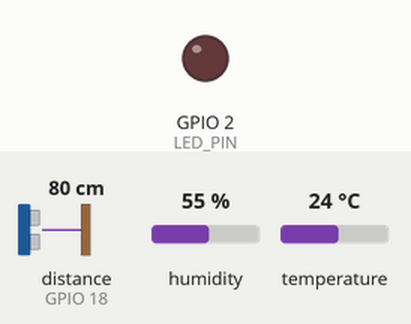
Recording of a sketch running on a simulated ESP32. On the bench: output pins drawn as LEDs (lit = HIGH). The inputs (shaded band) are chosen by the test bench; at power-on: distance to the obstacle (sensor on GPIO 18) 80 cm, humidity 55 %, temperature 24 °C. The echo pulse lasts 58.3 µs per cm; WiFi joins after 1.5 s; servers stay silent unless stated; the local clock reads 2024-03-15 10:24:30 at power-on unless the sketch sets it; no MQTT or app messages arrive unless stated; pins used as bus, display or sensor lines are not drawn; what the sketch prints to the serial monitor is not drawn.

Above: at 3.2 s.
At 5.06 s:
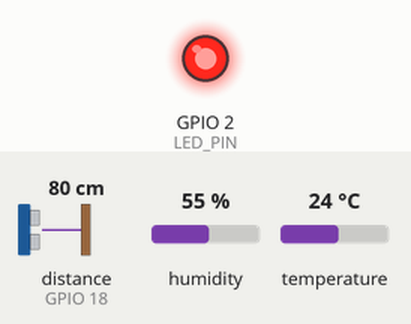
Timing chart, 0 to 8.0 s (numbered marks = the images above):
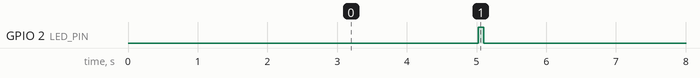

The sketch:

sketch.ino
```cpp
#include <WiFi.h>
#include <WiFiClientSecure.h>
#include <PubSubClient.h>
#include <DHTesp.h>
#include "ca_cert.h"
#include <time.h>
#include <sys/time.h>

// WiFi cua Wokwi
const char* WIFI_SSID = "Wokwi-GUEST";
const char* WIFI_PASSWORD = "";

// EMQX Cloud
const char* MQTT_SERVER =
  "s72c1296.ala.asia-southeast1.emqxsl.com";
const int MQTT_PORT = 8883;
const char* MQTT_USERNAME = "ThucHanh2";   //
const char* MQTT_PASSWORD = "Ding@2005";
const char* MQTT_TOPIC = "iot/thuchanh2/telemetry";

// Chan cam bien: giu nguyen mach cu
const int DHT_PIN = 15;
const int TRIG_PIN = 5;
const int ECHO_PIN = 18;
const int LED_PIN = 2;

const unsigned long SEND_INTERVAL_MS = 5000;

WiFiClientSecure wifiClient;
PubSubClient mqttClient(wifiClient);
DHTesp dht;

unsigned long lastSend = 0;
unsigned long sequenceNo = 0;

void connectWiFi() {
  WiFi.begin(WIFI_SSID, WIFI_PASSWORD, 6);

  Serial.print("Connecting WiFi");
  while (WiFi.status() != WL_CONNECTED) {
    delay(500);
    Serial.print(".");
  }
  Serial.println("\nWiFi connected");
}

// Dong bo gio that qua NTP (can thiet de do do tre end-to-end)
void syncTime() {
  configTime(0, 0, "pool.ntp.org", "time.google.com");
  Serial.print("Syncing time");
  while (time(nullptr) < 1700000000) {
    delay(500);
    Serial.print(".");
  }
  Serial.println("\nTime synced");
}

// Thoi gian hien tai tinh bang mili giay (epoch UTC)
uint64_t getEpochMs() {
  struct timeval tv;
  gettimeofday(&tv, nullptr);
  return (uint64_t)tv.tv_sec * 1000ULL + tv.tv_usec / 1000;
}

void connectMQTT() {
  while (!mqttClient.connected()) {
    String clientId = "ESP32-ThucHanh2-" +
                      String((uint32_t)ESP.getEfuseMac(), HEX);

    Serial.print("Connecting EMQX...");

    if (mqttClient.connect(
          clientId.c_str(),
          MQTT_USERNAME,
          MQTT_PASSWORD)) {
      Serial.println(" connected");
    } else {
      Serial.printf(
        " failed, rc=%d. Retry in 3 seconds\n",
        mqttClient.state()
      );
      delay(3000);
    }
  }
}

float readDistanceCm() {
  digitalWrite(TRIG_PIN, LOW);
  delayMicroseconds(2);
  digitalWrite(TRIG_PIN, HIGH);
  delayMicroseconds(10);
  digitalWrite(TRIG_PIN, LOW);

  unsigned long duration =
    pulseIn(ECHO_PIN, HIGH, 30000);

  if (duration == 0) {
    return NAN;
  }

  return duration * 0.0343f / 2.0f;
}

void setup() {
  Serial.begin(115200);

  pinMode(TRIG_PIN, OUTPUT);
  pinMode(ECHO_PIN, INPUT);
  pinMode(LED_PIN, OUTPUT);

  dht.setup(DHT_PIN, DHTesp::DHT22);

  // Su dung CA de xac minh may chu TLS
  wifiClient.setCACert(ROOT_CA);

  mqttClient.setServer(MQTT_SERVER, MQTT_PORT);
  mqttClient.setBufferSize(512);

  connectWiFi();
  syncTime();
}

void loop() {
  if (WiFi.status() != WL_CONNECTED) {
    connectWiFi();
  }

  if (!mqttClient.connected()) {
    Serial.printf("MQTT disconnected, state=%d\n", mqttClient.state());
    connectMQTT();
  }

  mqttClient.loop();

  unsigned long now = millis();
  if (now - lastSend < SEND_INTERVAL_MS) {
    return;
  }
  lastSend = now;

  TempAndHumidity data = dht.getTempAndHumidity();
  float distance = readDistanceCm();

  if (!isfinite(data.temperature) ||
      !isfinite(data.humidity) ||
      !isfinite(distance)) {
    Serial.println("Invalid sensor data - skip publish");
    return;
  }

  sequenceNo++;
  uint64_t tsMs = getEpochMs();

  char payload[256];
  snprintf(
    payload, sizeof(payload),
    "{\"temperature\":%.2f,\"humidity\":%.2f,"
    "\"distance_cm\":%.2f,\"rssi\":%d,"
    "\"sequence\":%lu,\"uptime_s\":%lu,"
    "\"ts_ms\":%llu}",
    data.temperature,
    data.humidity,
    distance,
    WiFi.RSSI(),
    sequenceNo,
    millis() / 1000,
    (unsigned long long)tsMs
  );

  bool ok = mqttClient.publish(MQTT_TOPIC, payload);

  Serial.printf(
    "Topic: %s | %s | publish=%s\n",
    MQTT_TOPIC, payload, ok ? "OK" : "FAILED"
  );

  digitalWrite(LED_PIN, HIGH);
  delay(80);
  digitalWrite(LED_PIN, LOW);
}
```

ca_cert.h
```cpp
const char* ROOT_CA = R"EOF(
-----BEGIN CERTIFICATE-----
MIIDjjCCAnagAwIBAgIQAzrx5qcRqaC7KGSxHQn65TANBgkqhkiG9w0BAQsFADBh
MQswCQYDVQQGEwJVUzEVMBMGA1UEChMMRGlnaUNlcnQgSW5jMRkwFwYDVQQLExB3
d3cuZGlnaWNlcnQuY29tMSAwHgYDVQQDExdEaWdpQ2VydCBHbG9iYWwgUm9vdCBH
MjAeFw0xMzA4MDExMjAwMDBaFw0zODAxMTUxMjAwMDBaMGExCzAJBgNVBAYTAlVT
MRUwEwYDVQQKEwxEaWdpQ2VydCBJbmMxGTAXBgNVBAsTEHd3dy5kaWdpY2VydC5j
b20xIDAeBgNVBAMTF0RpZ2lDZXJ0IEdsb2JhbCBSb290IEcyMIIBIjANBgkqhkiG
9w0BAQEFAAOCAQ8AMIIBCgKCAQEAuzfNNNx7a8myaJCtSnX/RrohCgiN9RlUyfuI
2/Ou8jqJkTx65qsGGmvPrC3oXgkkRLpimn7Wo6h+4FR1IAWsULecYxpsMNzaHxmx
1x7e/dfgy5SDN67sH0NO3Xss0r0upS/kqbitOtSZpLYl6ZtrAGCSYP9PIUkY92eQ
q2EGnI/yuum06ZIya7XzV+hdG82MHauVBJVJ8zUtluNJbd134/tJS7SsVQepj5Wz
tCO7TG1F8PapspUwtP1MVYwnSlcUfIKdzXOS0xZKBgyMUNGPHgm+F6HmIcr9g+UQ
vIOlCsRnKPZzFBQ9RnbDhxSJITRNrw9FDKZJobq7nMWxM4MphQIDAQABo0IwQDAP
BgNVHRMBAf8EBTADAQH/MA4GA1UdDwEB/wQEAwIBhjAdBgNVHQ4EFgQUTiJUIBiV
5uNu5g/6+rkS7QYXjzkwDQYJKoZIhvcNAQELBQADggEBAGBnKJRvDkhj6zHd6mcY
1Yl9PMWLSn/pvtsrF9+wX3N3KjITOYFnQoQj8kVnNeyIv/iPsGEMNKSuIEyExtv4
NeF22d+mQrvHRAiGfzZ0JFrabA0UWTW98kndth/Jsw1HKj2ZL7tcu7XUIOGZX1NG
Fdtom/DzMNU+MeKNhJ7jitralj41E6Vf8PlwUHBHQRFXGU7Aj64GxJUTFy8bJZ91
8rGOmaFvE7FBcf6IKshPECBV1/MUReXgRPTqh5Uykw7+U0b6LJ3/iyK5S9kJRaTe
pLiaWN0bfVKfjllDiIGknibVb63dDcY3fe0Dkhvld1927jyNxF1WW6LZZm6zNTfl
MrY=
-----END CERTIFICATE-----
)EOF";
```

Measured:
- by itself, GPIO 2 (LED_PIN): alternates HIGH for 0.08 s and LOW for 4.9 s
